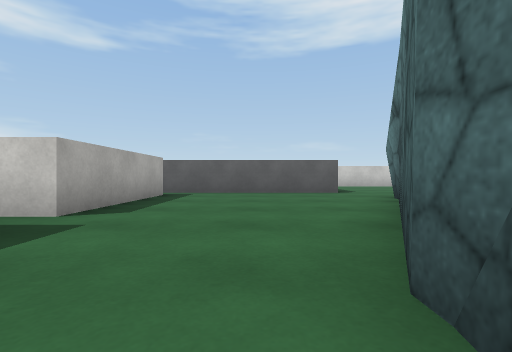
View 1 (above)

22 first-person views from a walk through a Unity game level. The camera is 0.51 m above the floor, looks level and sees 85° across. The floor is counted in squares, 1 m on a side. Each view is taken from the middle of a square. On the plan, view 1 faces up. The plan holds only what a view shows up to about 9 squares ahead; the rest is blank. The place goes on beyond the plan. Surface patterns are stand-ins for the level's own textures.

View 2
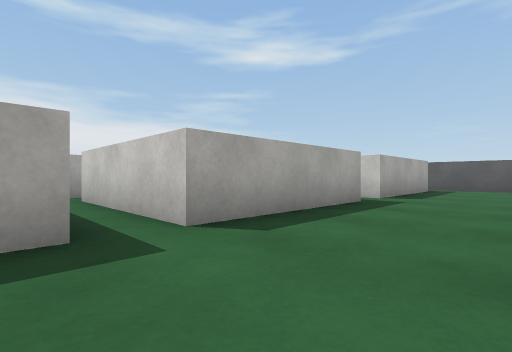

View 3
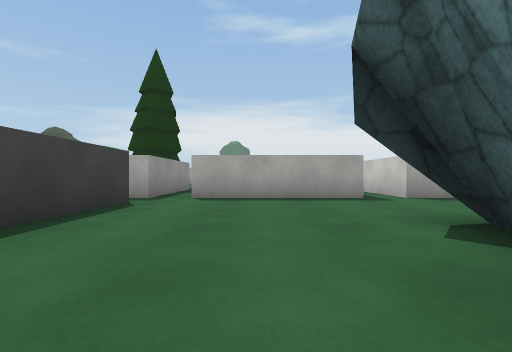

View 4
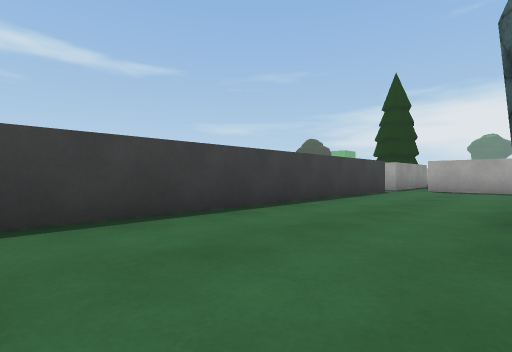

View 5
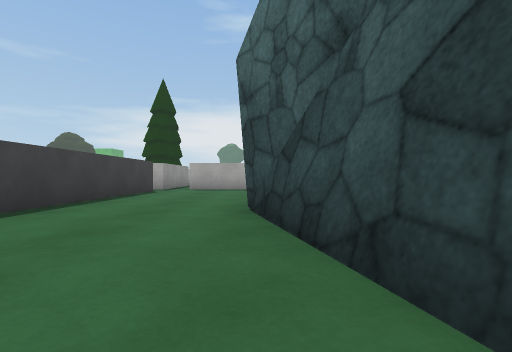

View 6
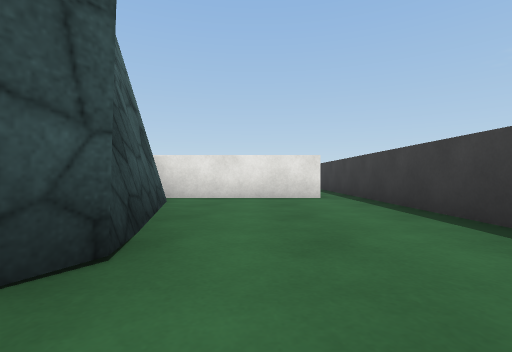

View 7
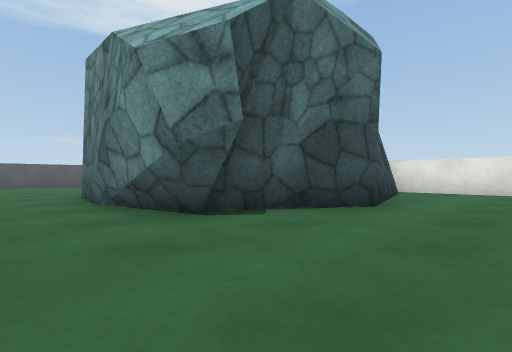

View 8
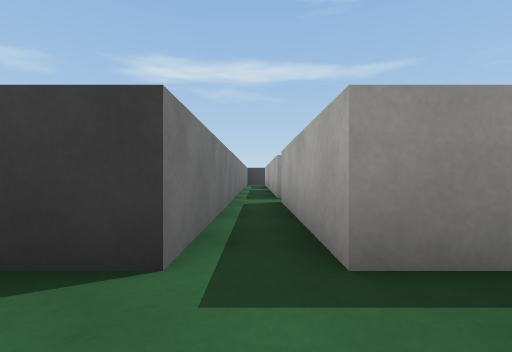

View 9
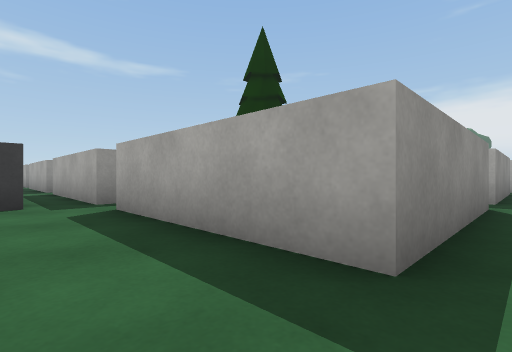

View 10
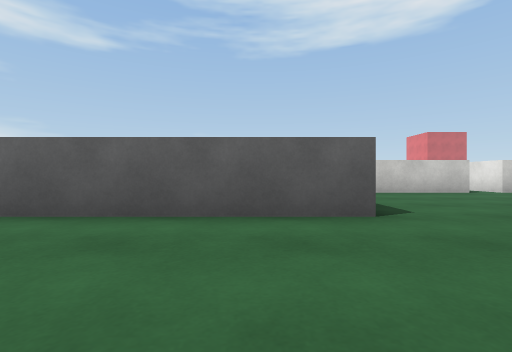

View 11
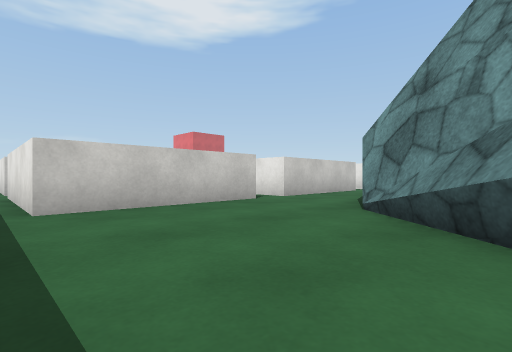

View 12
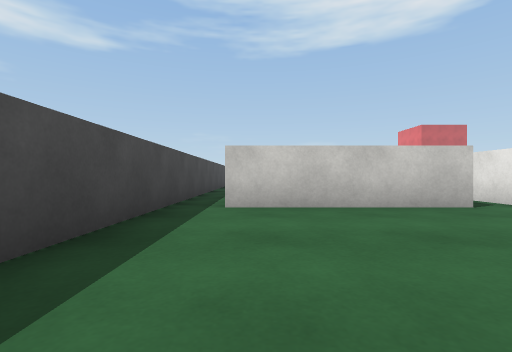

View 13
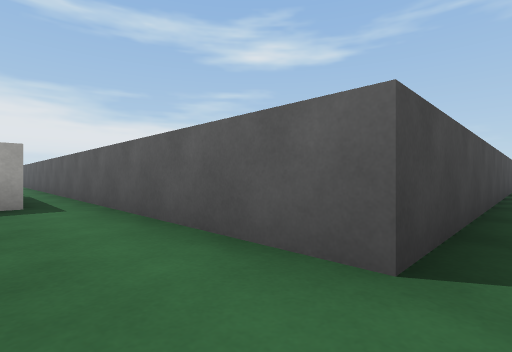

View 14
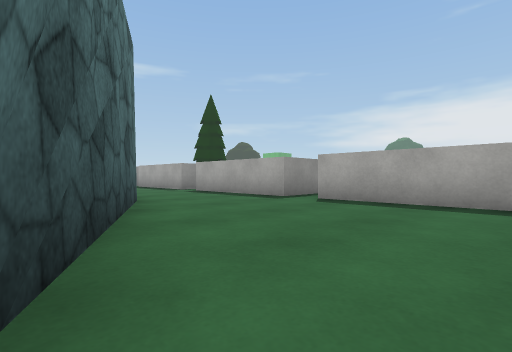

View 15
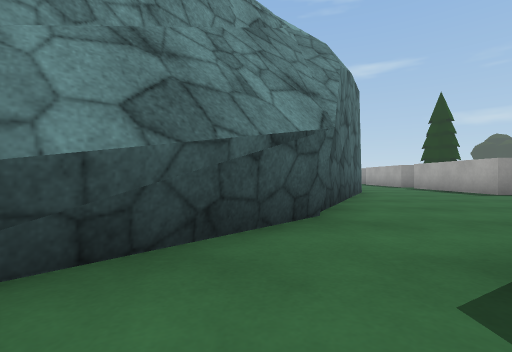

View 16
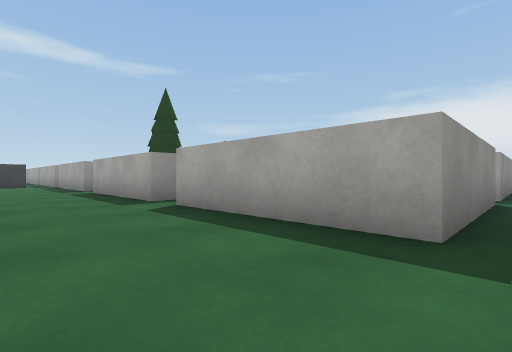

View 17
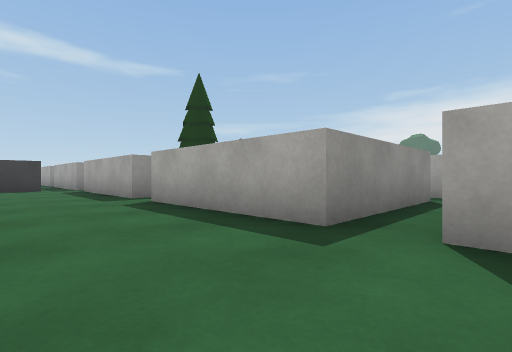

View 18
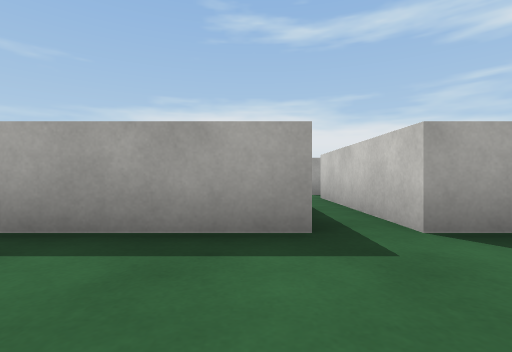

View 19
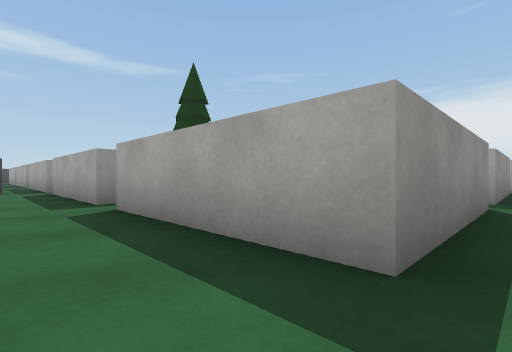

View 20
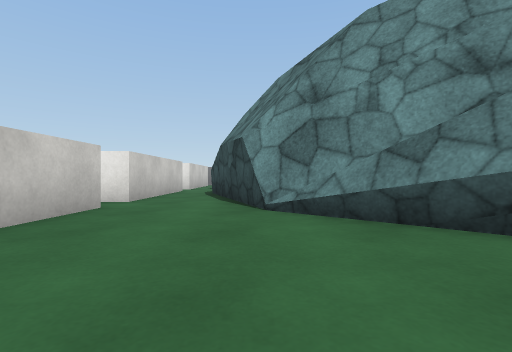

View 21
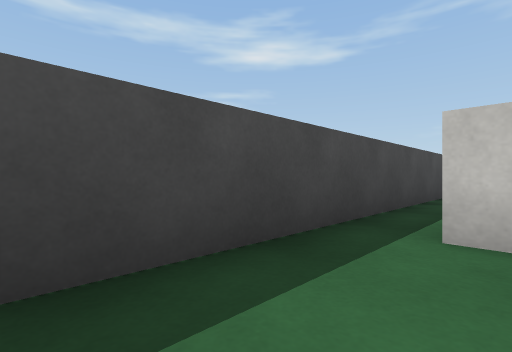

View 22
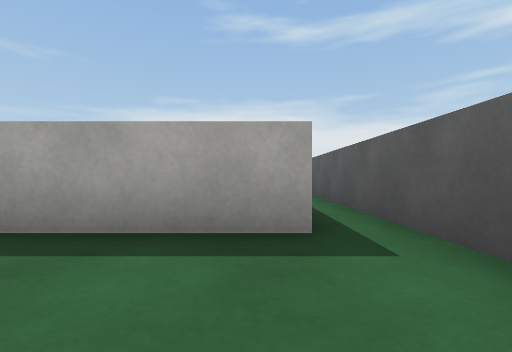

### Floor plan
Ten units are one square. View 1 is at (0, 0); x grows to the right and y downward. Boxes are objects, and circles mark ways between rooms. Rooms are numbered by the first view taken in them; rooms with no view inside come last. Other rooms are left out.
<svg viewBox="-71 -190 182 310">
<path fill="none" stroke="#000" d="M3 13 7 -10M7 -5 7 -12 31 -60M5 33 3 6M15 29 10 31M21 31 12 29M46 36 36 42 11 26 10 36M-65 25 -25 25 -25 65M29 -56 30 -63 42 -76M-65 -25 -25 -25 -25 15 -65 15M77 31 36 40M-50 75 -25 75 -25 115M25 -85 -66 -85M85 66 85 26M-15 115 -15 75 105 75M-65 -75 -25 -75 -25 -35 -65 -35M7 18 7 0M63 -95 77 -112M25 -135 25 -85M76 -135 35 -135M52 -89 71 -103M54 -87 68 -99M41 -77 53 -86M42 -76 72 -109 106 -121M105 -135 85 -135M64 -101 72 -108M25 -185 25 -135M35 -135 35 -174"/>
<circle cx="30" cy="-90" r="3" fill="#2a7"/>
<circle cx="30" cy="-130" r="3" fill="#2a7"/>
<text x="0" y="10">1</text>
<text x="50" y="-120">2</text>
<text x="30" y="-160">3</text>
</svg>
Room 1 opens to room 2. Room 2 opens to room 3.

Where each view was taken, in squares from view 1:
view 1: 0 up, 0 right, facing up
view 2: 3 down, 0 right, facing up-left
view 3: 5 down, 4 right, facing left
view 4: 4 down, 8 right, facing down-left
view 5: 4 down, 8 right, facing left
view 6: 5 down, 2 right, facing right
view 7: 6 down, 1 left, facing up-right
view 8: 6 down, 2 left, facing down
view 9: 2 down, 1 left, facing down-left
view 10: 5 up, 1 right, facing up
view 11: 9 up, 3 right, facing up-right
view 12: 9 up, 4 right, facing up
view 13: 7 up, 3 right, facing up-left
view 14: 7 up, 3 right, facing down-left
view 15: 10 up, 4 right, facing down
view 16: 8 up, 0 right, facing down-left
view 17: 4 up, 0 right, facing down-left
view 18: 2 up, 0 right, facing left
view 19: 3 up, 1 left, facing down-left
view 20: 11 up, 3 right, facing right
view 21: 11 up, 4 right, facing up-left
view 22: 7 up, 0 right, facing left
